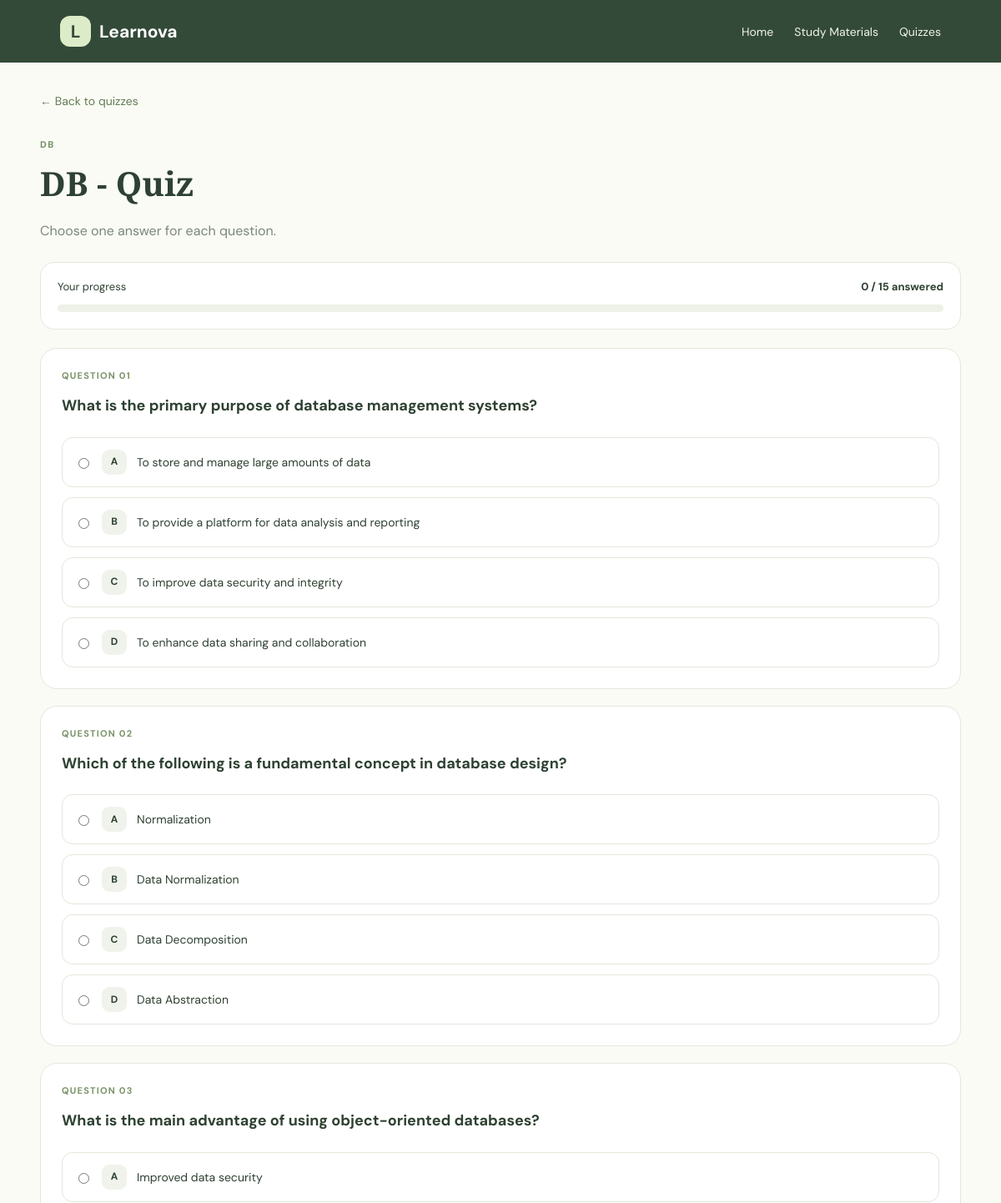
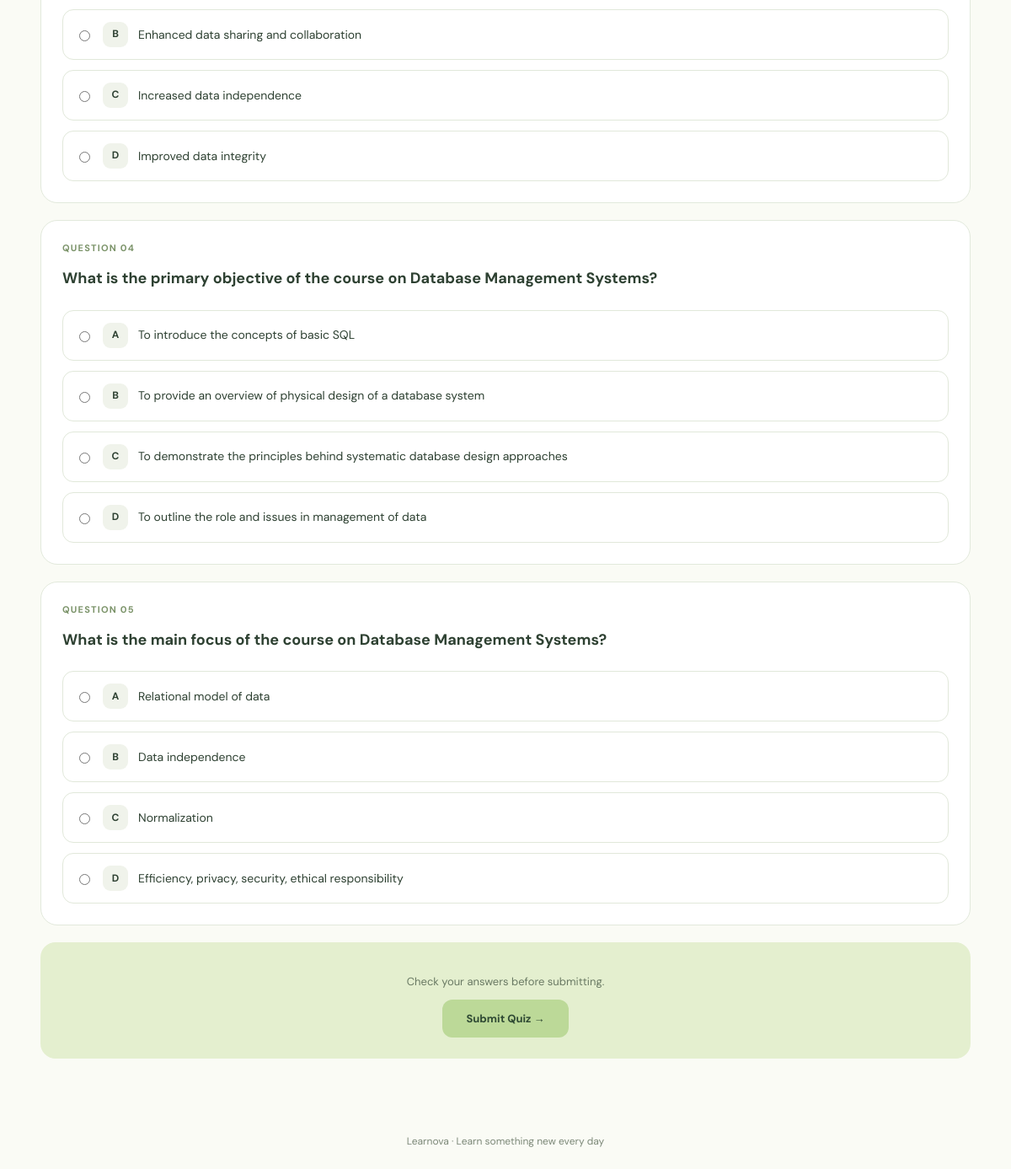
The page /quizzes/1/ (signed in) on the database its author committed (2 pictures, top to bottom).
### learnova/models.py (models this page shows, shortened)
class Quiz(models.Model):
    title = models.CharField(max_length=200)
    subject = models.CharField(max_length=150)
    topic = models.CharField(max_length=200, blank=True)
    study_material = models.ForeignKey(
        "StudyMaterial",
        on_delete=models.CASCADE,
        related_name="quizzes"
    )
    created_by = models.ForeignKey(
        User,
        on_delete=models.CASCADE,
        related_name="created_quizzes"
    )
    created_at = models.DateTimeField(auto_now_add=True)

class Question(models.Model):
    quiz = models.ForeignKey(
        Quiz,
        on_delete=models.CASCADE,
        related_name="questions"
    )
    question_text = models.TextField()
    option_a = models.CharField(max_length=500)
    option_b = models.CharField(max_length=500)
    option_c = models.CharField(max_length=500)
    option_d = models.CharField(max_length=500)
    correct_answer = models.CharField(
        max_length=1,
        choices=[
            ("A", "A"),
            ("B", "B"),
            ("C", "C"),
            ("D", "D"),
        ]
    )

### learnova/views.py (the view)
@login_required
def take_quiz(request, quiz_id):
    quiz = get_object_or_404(
        Quiz,
        pk=quiz_id,
        created_by=request.user
    )
    questions = quiz.questions.all()
    if questions.count() != 5:
        messages.error(
            request,
            "This quiz does not contain 5 valid questions."
        )
        return redirect("quiz_list")
    return render(request, "take_quiz.html", {
        "quiz": quiz,
        "questions": questions,
    })

### learnova/templates/take_quiz.html (shortened to what this page needs)
{% extends "quiz_base.html" %}
{% block content %}
<section class="quiz-taking">
    <a class="back-link" href="{% url 'quiz_list' %}">← Back to quizzes</a>
    <div class="quiz-intro">
        <span class="eyebrow">{{ quiz.subject }}</span>
        <h1>{{ quiz.title }}</h1>
        <p>Choose one answer for each question.</p>
    </div>
    <div class="quiz-progress-card">
        <div class="progress-top">
            <span>Your progress</span>
            <strong id="progress-text">0 / 15 answered</strong>
        </div>
        <div class="progress-track">
        </div>
    </div>
    <form method="post"
          action="{% url 'submit_quiz' quiz.id %}"
          id="quiz-form">
        {% for question in questions %}
            <article class="question-card">
                <div class="question-number">
                    QUESTION {{ forloop.counter|stringformat:"02d" }}
                </div>
                <h2>{{ question.question_text }}</h2>
                <div class="answer-options">
                    <label class="answer-option">
                        <input type="radio"
                               name="question_{{ question.id }}"
                               value="A" required>
                        <span class="option-letter">A</span>
                        <span>{{ question.option_a }}</span>
                    </label>
                    <label class="answer-option">
                        <input type="radio"
                               name="question_{{ question.id }}"
                               value="B">
                        <span class="option-letter">B</span>
                        <span>{{ question.option_b }}</span>
                    </label>
                    <label class="answer-option">
                        <input type="radio"
                               name="question_{{ question.id }}"
                               value="C">
                        <span class="option-letter">C</span>
                        <span>{{ question.option_c }}</span>
                    </label>
                    <label class="answer-option">
                        <input type="radio"
                               name="question_{{ question.id }}"
                               value="D">
                        <span class="option-letter">D</span>
                        <span>{{ question.option_d }}</span>
                    </label>
                </div>
            </article>
        {% endfor %}
        <div class="submit-area">
            <p>Check your answers before submitting.</p>
            <button class="btn btn-submit" type="submit">
                Submit Quiz →
            </button>
        </div>
    </form>
</section>
{% endblock %}

### learnova/static/css/quiz.css (style rules this page uses)
:root { --forest: #344a39; --sage: #8ea77b; --mint: #dcebc8; --pale: #edf4e4; --cream: #fafbf5; --white: #ffffff; --text: #2e4132; --muted: #7c8878; --border: #e2e9dc; }
* { box-sizing: border-box; }
body { margin: 0; background: var(--cream); color: var(--text); font-family: 'DM Sans', sans-serif; }
a { color: inherit; }
.eyebrow { color: #758c64; font-size: 11px; font-weight: 700; letter-spacing: 1.5px; }
.welcome-section p, .section-heading p, .quiz-intro p { color: var(--muted); line-height: 1.7; }
.btn { display: inline-block; padding: 12px 17px; border: none; border-radius: 12px; background: #bcd998; color: #2e4933; text-decoration: none; font: inherit; font-size: 13px; font-weight: 700; cursor: pointer; text-align: center; transition: background 0.2s, transform 0.2s; }
.quiz-intro { margin: 30px 0 24px; }
.quiz-intro h1 { font-family: 'Playfair Display', serif; font-size: clamp(28px, 5vw, 40px); margin: 10px 0; overflow-wrap: anywhere; }
.back-link { text-decoration: none; color: #657d56; font-size: 14px; }
.quiz-progress-card { background: white; border: 1px solid var(--border); border-radius: 17px; padding: 20px; margin-bottom: 22px; }
.progress-top { display: flex; justify-content: space-between; gap: 12px; font-size: 13px; margin-bottom: 13px; }
.progress-track { height: 9px; background: #edf1e7; border-radius: 20px; overflow: hidden; }
.question-card { padding: 25px; margin-bottom: 20px; background: white; border: 1px solid var(--border); border-radius: 20px; min-width: 0; }
.question-number, .review-number { color: #7b9369; font-size: 11px; font-weight: 700; letter-spacing: 1.2px; }
.question-card h2 { font-size: 18px; line-height: 1.7; margin: 14px 0 22px; overflow-wrap: anywhere; }
.answer-options { display: grid; gap: 12px; }
.answer-option { display: flex; align-items: center; gap: 12px; padding: 14px; border: 1px solid #e1e8da; border-radius: 13px; cursor: pointer; line-height: 1.6; font-size: 14px; overflow-wrap: anywhere; }
.answer-option input { accent-color: #55764b; flex-shrink: 0; }
.option-letter { display: grid; place-items: center; flex-shrink: 0; width: 30px; height: 30px; border-radius: 9px; background: #f0f3eb; font-size: 12px; font-weight: 700; }
.submit-area { padding: 25px; background: #e4efcf; border-radius: 18px; text-align: center; }
.submit-area p { color: #697963; font-size: 13px; }
.btn-submit { padding: 14px 28px; }

### rows shown on the page
Quiz: subject "DB", title "DB - Quiz"
Question: question_text "What is the primary purpose of database management systems?", option_a "To store and manage large amounts of data", option_b "To provide a platform for data analysis and reporting", option_c "To improve data security and integrity", option_d "To enhance data sharing and collaboration"
Question: question_text "Which of the following is a fundamental concept in database design?", option_a "Normalization", option_b "Data Normalization", option_c "Data Decomposition", option_d "Data Abstraction"
Question: question_text "What is the main advantage of using object-oriented databases?", option_a "Improved data security", option_b "Enhanced data sharing and collaboration", option_c "Increased data independence", option_d "Improved data integrity"
Question: question_text "What is the primary objective of the course on Database Management Systems?", option_a "To introduce the concepts of basic SQL", option_b "To provide an overview of physical design of a database system", option_c "To demonstrate the principles behind systematic database design approaches", option_d "To outline the role and issues in management of data"
Question: question_text "What is the main focus of the course on Database Management Systems?", option_a "Relational model of data", option_b "Data independence", option_c "Normalization", option_d "Efficiency, privacy, security, ethical responsibility"
